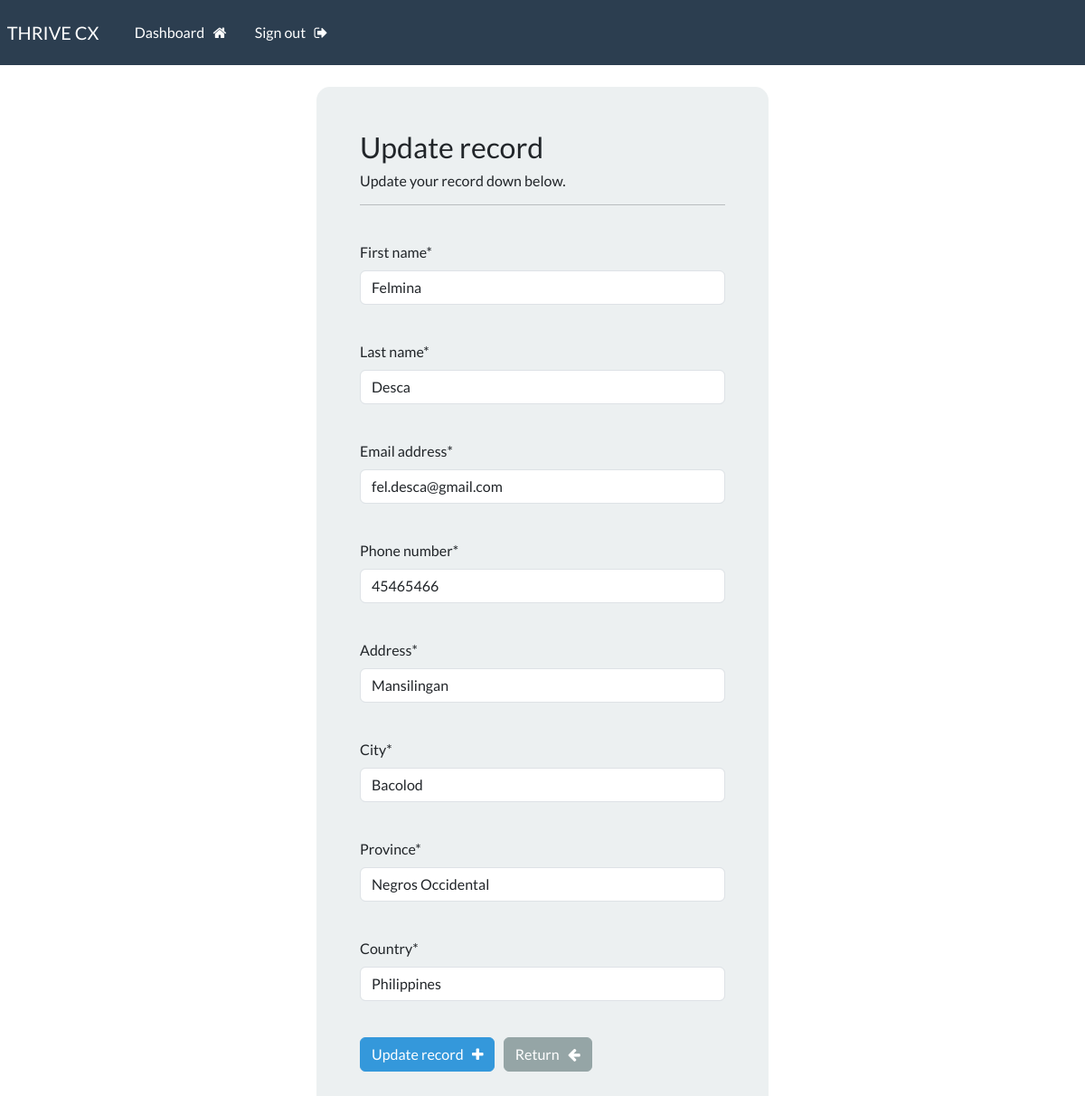
The page /update-record/8 (signed in) on the database its author committed.
### app/models.py (models this page shows, shortened)
class ClientRecord(models.Model):
    creation_date = models.DateTimeField(auto_now_add=True)
    first_name = models.CharField(max_length=100)
    last_name = models.CharField(max_length=100)
    email_address = models.CharField(max_length=200)
    phone_number = models.CharField(max_length=20)
    address = models.CharField(max_length=200)
    city = models.CharField(max_length=100)
    province = models.CharField(max_length=100)
    country = models.CharField(max_length=100)

### app/views.py (the view)
# urls.py: path('update-record/<int:pk>', views.update_record, name='update-record'),
@login_required(login_url='my-login')
def update_record(request, pk):
    record = ClientRecord.objects.get(id=pk)
    form = UpdateRecordForm(instance=record)
    if request.method =='POST':
        form = UpdateRecordForm(request.POST, instance=record)
        if form.is_valid():
            form.save()
            messages.success(request, "The changes to the record have been saved.")
            return redirect('dashboard')
    context = {'form': form}
    return render(request, 'app/update-record.html', context=context)

### app/forms.py
class UpdateRecordForm(forms.ModelForm):
    class Meta:
        model = ClientRecord
        fields = ['first_name', 'last_name', 'email_address', 'phone_number', 'address', 'city', 'province', 'country']

### app/templates/app/update-record.html (shortened to what this page needs)
{% extends 'app/base.html' %}
{% load crispy_forms_tags %}
{% block content %}
    <body>
        <div class="container bg-light shadow-md p-5 form-layout">
            <h3> Update record </h3>
            <h6> Update your record down below. </h6>
            <hr>
            <br>
            <form method="POST" autocomplete="off">
                {{form.first_name|as_crispy_field}}
                <br>
                {{form.last_name|as_crispy_field}}
                <br>
                {{form.email_address|as_crispy_field}}
                <br>
                {{form.phone_number|as_crispy_field}}
                <br>
                {{form.address|as_crispy_field}}
                <br>
                {{form.city|as_crispy_field}}
                <br>
                {{form.province|as_crispy_field}}
                <br>
                {{form.country|as_crispy_field}}
                <br>
                <button
                    type="submit"
                    class="btn btn-info">
                    Update record &nbsp; <i class="fa fa-plus" aria-hidden="true"></i>
                </button>
                <a href="{% url 'dashboard' %}" class="btn btn-secondary">
                    Return &nbsp; <i class="fa fa-arrow-left" aria-hidden="true"></i>
                </a>
            </form>
        </div>
    </body>
{% endblock %}

### static/css/styles.css (style rules this page uses)
.form-layout { border-radius: 15px; width: 500px; }

### rows shown on the page
ClientRecord: first_name "Felmina", last_name "Desca", email_address "fel.desca@gmail.com", phone_number "45465466", address "Mansilingan", city "Bacolod", province "Negros Occidental", country "Philippines"
